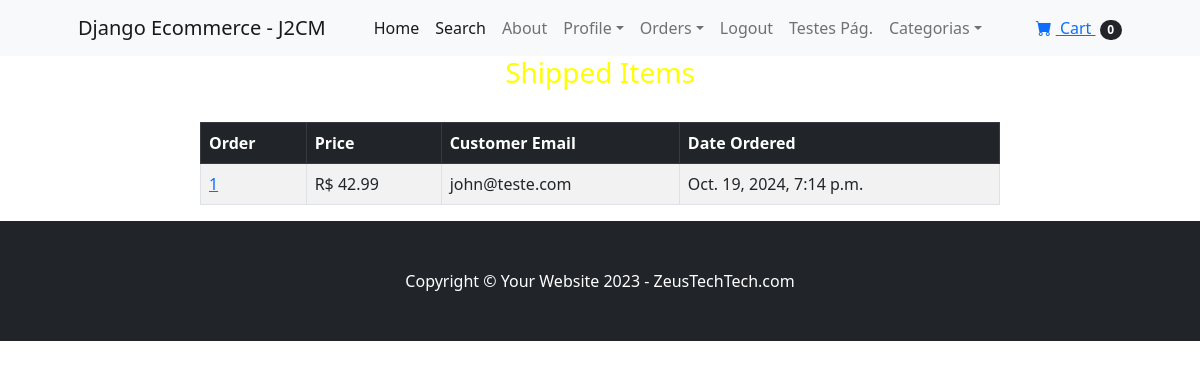
The app's page /payment/shipped_dash (signed in), older data.
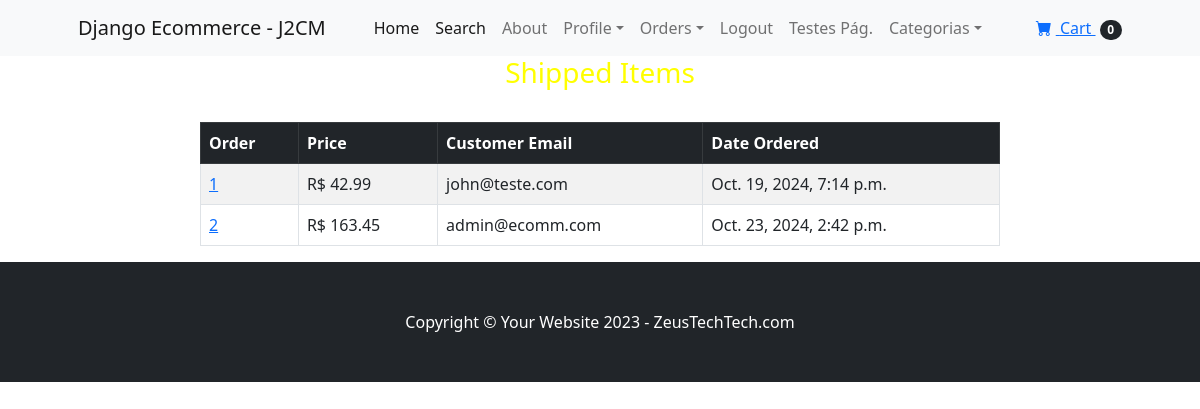
The same page, newer data.
### payment/models.py (models this page shows, shortened)
class Order(models.Model):
    user = models.ForeignKey(User, on_delete=models.CASCADE, blank=True)
    full_name = models.CharField(max_length=250)
    email = models.EmailField(max_length=250)
    shipping_address = models.TextField(max_length=15000)
    amount_paid = models.DecimalField(max_digits=7, decimal_places=2)
    date_ordered = models.DateTimeField(auto_now_add=True)
    shipped = models.BooleanField(default=False)
    date_shipped = models.DateTimeField(blank=True, null=True)

### payment/views.py (the view)
# urls.py: path('shipped_dash', views.shipped_dash, name='shipped_dash'),
def shipped_dash(request):
    if request.user.is_authenticated and request.user.is_superuser:
        orders = Order.objects.filter(shipped=True)
        return render(request, "payment/shipped_dash.html", {"orders":orders})
    else:
        messages.success(request, "Access Danied!! Acesso Negado!!")
        return redirect('home')

### cart/cart.py (called while the page is built)
    def __len__(self):
        return len(self.cart)

### cart/context_processors.py (called while the page is built)
def cart(request):
    return {'cart': Cart(request)}

### payment/templates/payment/shipped_dash.html
{% extends 'base.html' %}
{% block content %}
    <div class="conteiner">
        <div class="row">
            <center>
                <div class="col-8">
                    <h3>
                        Shipped Items
                    </h3>
                    <br>
                    <table class="table table-striped table-hover table-bordered">
                        <thead class="table-dark">
                          <tr>
                            <th scope="col">Order</th>
                            <th scope="col">Price</th>
                            <th scope="col">Customer Email</th>
                            <th scope="col">Date Ordered</th>
                          </tr>
                        </thead>
                        <tbody>
                          {% for item in orders %}
                          <tr>
                            <td><a href="{% url 'orders' item.id %}"> {{ item.id }} </a> </td>
                            <td>R$ {{ item.amount_paid }}</td>
                            <td>{{ item.email }}</td>
                            <td>{{ item.date_ordered }}</td>
                          </tr>
                          {% endfor %}
                        </tbody>
                      </table>
                </div>
            </center>
            <br><br>
        </div>
    </div>
{% endblock %}

Row changes from the older to the newer data that the page shows:
now on this page (row edited): Order: id "2", amount_paid "163.45", email "admin@ecomm.com", date_ordered "Oct. 23, 2024, 2:42 p.m."
